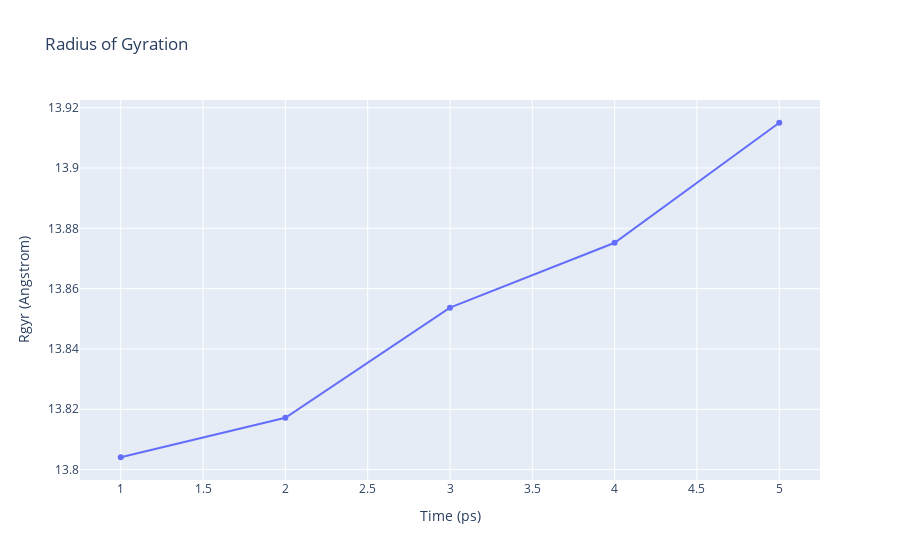

Notebook code for this chart:
### Code cell
# Read Rgyr data from file 
with open(output_rgyr,'r') as rgyr_file:
    x,y = map(
        list,
        zip(*[
            (float(line.split()[0]),float(line.split()[1]))
            for line in rgyr_file 
            if not line.startswith(("#","@")) 
        ])
    )

plotly.offline.init_notebook_mode(connected=True)

fig = {
    "data": [go.Scatter(x=x, y=y)],
    "layout": go.Layout(title="Radius of Gyration",
                        xaxis=dict(title = "Time (ps)"),
                        yaxis=dict(title = "Rgyr (Angstrom)")
                       )
}

plotly.offline.iplot(fig)

### Figure 1 — Plotly figure (JSON) as saved in the notebook; plotly's stock layout.template omitted (floating-point values rounded to 4 significant figures)
{"data": [{"type": "scatter", "x": [1, 2, 3, 4, 5], "y": [13.8, 13.82, 13.85, 13.88, 13.91]}], "layout": {"title": {"text": "Radius of Gyration"}, "xaxis": {"title": {"text": "Time (ps)"}}, "yaxis": {"title": {"text": "Rgyr (Angstrom)"}}}}
